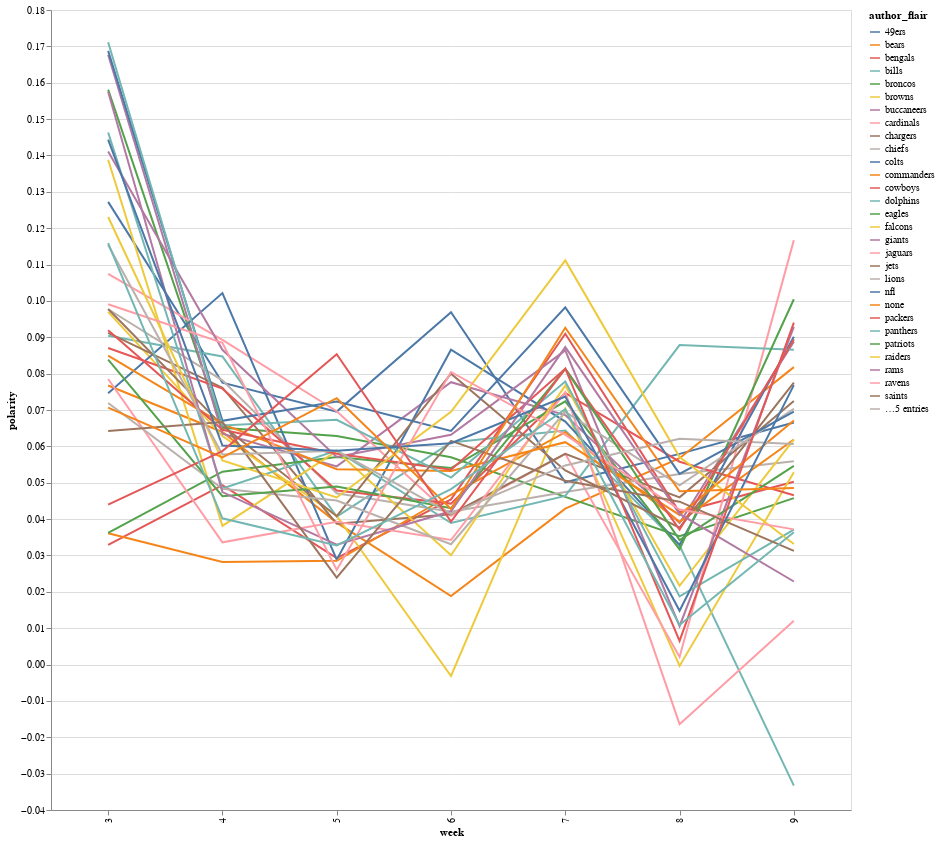

This figure's notebook cell:
### Code cell
week_sum_sub = comments_df_sub[['polarity','subjectivity','week', 'author_flair']].groupby(['week', 'author_flair']).mean().reset_index()

alt.Chart(data=week_sum_sub).mark_line().encode(
    alt.X("week:N"),
    alt.Color("author_flair"),
    y=("polarity")
).properties(
    width=800,
    height=800
)

### Figure 1 — Vega-Lite specification as saved in the notebook (floating-point values rounded to 4 significant figures; data arrays with more than 128 entries replaced by an {"elided": "..."} marker saying what was removed)
{"config": {"view": {"continuousWidth": 400, "continuousHeight": 300}}, "data": {"name": "data-bb68e8c77d8e79312d2e18df7635429a"}, "mark": "line", "encoding": {"color": {"field": "author_flair", "type": "nominal"}, "x": {"field": "week", "type": "nominal"}, "y": {"field": "polarity", "type": "quantitative"}}, "height": 800, "width": 800, "$schema": "https://vega.github.io/schema/vega-lite/v4.17.0.json", "datasets": {"data-bb68e8c77d8e79312d2e18df7635429a": {"elided": "238 records"}}}
